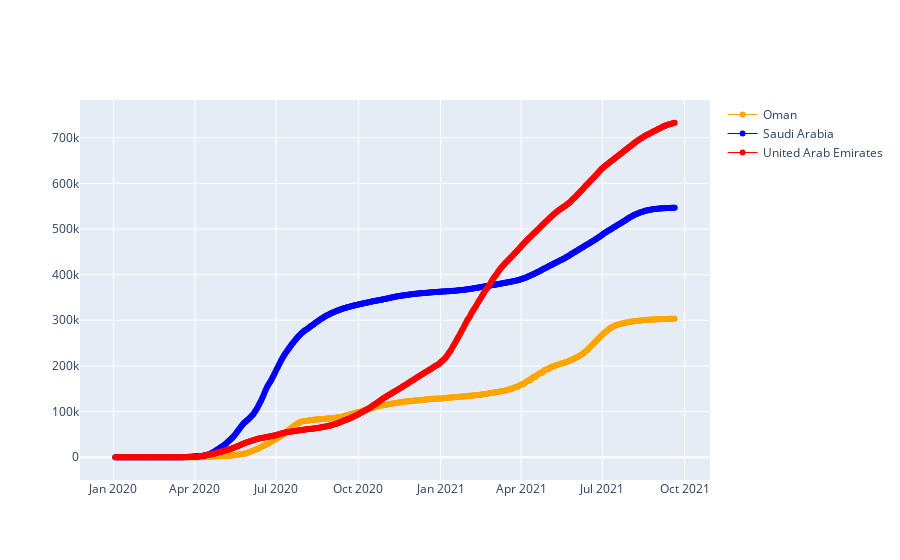

Notebook cell for this chart:
### Code cell
fig=go.Figure()
fig.add_trace(go.Scatter(x=dfOman['Date_reported'], y=dfOman['Cumulative_cases'], mode='lines+markers', name='Oman',line=dict(color='Orange', width=1)))
fig.add_trace(go.Scatter(x=dfSA['Date_reported'],y=dfSA['Cumulative_cases'], mode='lines+markers', name='Saudi Arabia',line=dict(color='Blue', width=1)))
fig.add_trace(go.Scatter(x=dfUAE['Date_reported'],y=dfUAE['Cumulative_cases'], mode='lines+markers', name='United Arab Emirates',line=dict(color='Red', width=1)))

fig.update_layout(autotypenumbers='convert types')

fig.show()

### Figure 1 — Plotly figure (JSON) as saved in the notebook; plotly's stock layout.template omitted (floating-point values rounded to 4 significant figures; data arrays with more than 128 entries replaced by an {"elided": "..."} marker saying what was removed)
{"data": [{"line": {"color": "Orange", "width": 1}, "mode": "lines+markers", "name": "Oman", "type": "scatter", "x": {"elided": "543 str values"}, "y": {"elided": "543 str values"}}, {"line": {"color": "Blue", "width": 1}, "mode": "lines+markers", "name": "Saudi Arabia", "type": "scatter", "x": {"elided": "627 str values"}, "y": {"elided": "627 str values"}}, {"line": {"color": "Red", "width": 1}, "mode": "lines+markers", "name": "United Arab Emirates", "type": "scatter", "x": {"elided": "627 str values"}, "y": {"elided": "627 str values"}}], "layout": {"autotypenumbers": "convert types"}}
